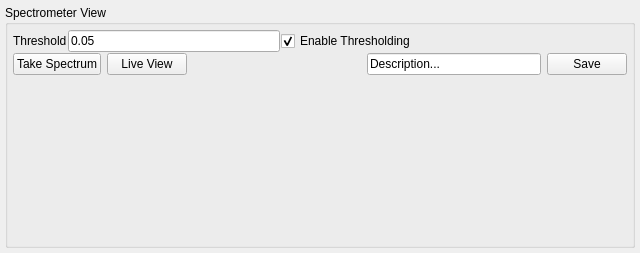
<?xml version="1.0" encoding="UTF-8"?>
<ui version="4.0">
 <class>spectrometer_view</class>
 <widget class="QWidget" name="spectrometer_view">
  <property name="geometry">
   <rect>
    <x>0</x>
    <y>0</y>
    <width>640</width>
    <height>253</height>
   </rect>
  </property>
  <property name="windowTitle">
   <string>Form</string>
  </property>
  <layout class="QVBoxLayout" name="verticalLayout_2">
   <property name="leftMargin">
    <number>5</number>
   </property>
   <property name="topMargin">
    <number>5</number>
   </property>
   <property name="rightMargin">
    <number>5</number>
   </property>
   <property name="bottomMargin">
    <number>5</number>
   </property>
   <item>
    <widget class="QGroupBox" name="spectrometer_display">
     <property name="sizePolicy">
      <sizepolicy hsizetype="Expanding" vsizetype="Expanding">
       <horstretch>0</horstretch>
       <verstretch>0</verstretch>
      </sizepolicy>
     </property>
     <property name="title">
      <string>Spectrometer View</string>
     </property>
     <layout class="QVBoxLayout" name="display_layout">
      <property name="spacing">
       <number>1</number>
      </property>
      <property name="leftMargin">
       <number>5</number>
      </property>
      <property name="topMargin">
       <number>5</number>
      </property>
      <property name="rightMargin">
       <number>5</number>
      </property>
      <property name="bottomMargin">
       <number>5</number>
      </property>
      <item>
       <layout class="QHBoxLayout" name="threshold_layout">
        <property name="topMargin">
         <number>0</number>
        </property>
        <item>
         <widget class="QLabel" name="threshold_label">
          <property name="text">
           <string>Threshold</string>
          </property>
         </widget>
        </item>
        <item>
         <widget class="QLineEdit" name="threshold">
          <property name="sizePolicy">
           <sizepolicy hsizetype="Expanding" vsizetype="Preferred">
            <horstretch>0</horstretch>
            <verstretch>0</verstretch>
           </sizepolicy>
          </property>
          <property name="minimumSize">
           <size>
            <width>35</width>
            <height>0</height>
           </size>
          </property>
          <property name="text">
           <string>0.05</string>
          </property>
         </widget>
        </item>
        <item>
         <widget class="QCheckBox" name="enable_threshold">
          <property name="sizePolicy">
           <sizepolicy hsizetype="Preferred" vsizetype="Preferred">
            <horstretch>0</horstretch>
            <verstretch>0</verstretch>
           </sizepolicy>
          </property>
          <property name="text">
           <string>Enable Thresholding</string>
          </property>
          <property name="checked">
           <bool>true</bool>
          </property>
         </widget>
        </item>
        <item>
         <spacer name="horizontalSpacer">
          <property name="orientation">
           <enum>Qt::Horizontal</enum>
          </property>
          <property name="sizeHint" stdset="0">
           <size>
            <width>100</width>
            <height>20</height>
           </size>
          </property>
         </spacer>
        </item>
       </layout>
      </item>
      <item>
       <layout class="QGridLayout" name="limits_layout">
        <property name="topMargin">
         <number>0</number>
        </property>
        <property name="verticalSpacing">
         <number>1</number>
        </property>
       </layout>
      </item>
      <item>
       <layout class="QHBoxLayout" name="button_layout">
        <property name="spacing">
         <number>6</number>
        </property>
        <property name="leftMargin">
         <number>0</number>
        </property>
        <property name="topMargin">
         <number>0</number>
        </property>
        <item>
         <widget class="QPushButton" name="take_spectrum_button">
          <property name="sizePolicy">
           <sizepolicy hsizetype="Fixed" vsizetype="Fixed">
            <horstretch>0</horstretch>
            <verstretch>0</verstretch>
           </sizepolicy>
          </property>
          <property name="toolTip">
           <string>Read a single spectrum and update the graph</string>
          </property>
          <property name="text">
           <string>Take Spectrum</string>
          </property>
         </widget>
        </item>
        <item>
         <widget class="QPushButton" name="live_button">
          <property name="sizePolicy">
           <sizepolicy hsizetype="Fixed" vsizetype="Fixed">
            <horstretch>0</horstretch>
            <verstretch>0</verstretch>
           </sizepolicy>
          </property>
          <property name="toolTip">
           <string>Continuously read spectra and update the graph</string>
          </property>
          <property name="text">
           <string>Live View</string>
          </property>
          <property name="checkable">
           <bool>true</bool>
          </property>
         </widget>
        </item>
        <item>
         <spacer name="horizontalSpacer_3">
          <property name="orientation">
           <enum>Qt::Horizontal</enum>
          </property>
          <property name="sizeHint" stdset="0">
           <size>
            <width>40</width>
            <height>20</height>
           </size>
          </property>
         </spacer>
        </item>
        <item>
         <widget class="QLineEdit" name="description">
          <property name="text">
           <string>Description...</string>
          </property>
         </widget>
        </item>
        <item>
         <widget class="QPushButton" name="save_button">
          <property name="sizePolicy">
           <sizepolicy hsizetype="Fixed" vsizetype="Fixed">
            <horstretch>0</horstretch>
            <verstretch>0</verstretch>
           </sizepolicy>
          </property>
          <property name="text">
           <string>Save</string>
          </property>
         </widget>
        </item>
       </layout>
      </item>
      <item>
       <widget class="QWidget" name="figure_widget" native="true">
        <property name="sizePolicy">
         <sizepolicy hsizetype="Expanding" vsizetype="Expanding">
          <horstretch>0</horstretch>
          <verstretch>0</verstretch>
         </sizepolicy>
        </property>
       </widget>
      </item>
     </layout>
    </widget>
   </item>
  </layout>
 </widget>
 <resources/>
 <connections/>
</ui>
